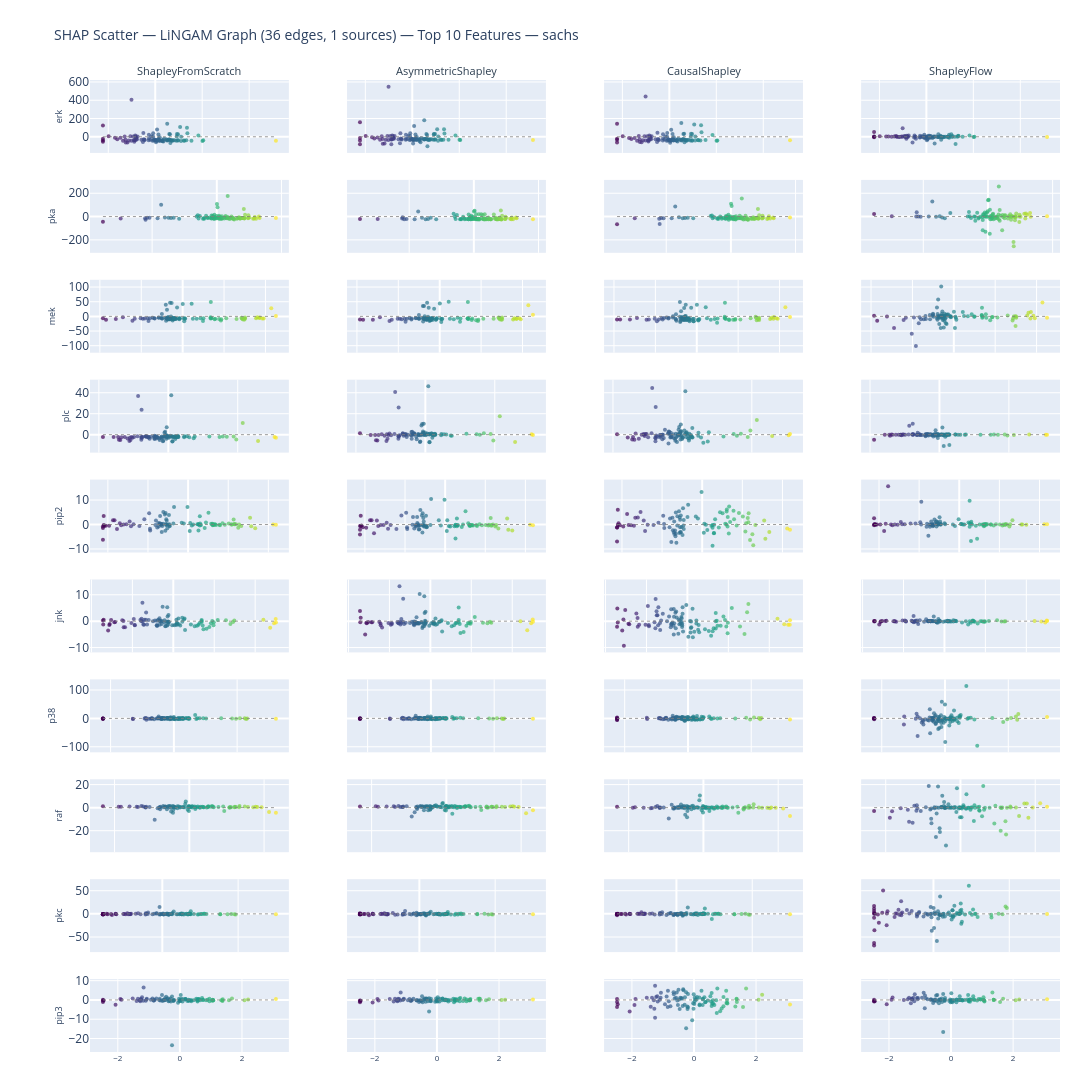

Notebook source saved alongside this figure:
### Markdown cell above
## 6. SHAP Scatter — LiNGAM Graph

### Code cell
LINGAM_SCATTER_METHODS = ['Scratch', 'Asymmetric (LiNGAM)', 'Causal (LiNGAM)', 'Flow (LiNGAM)']


def plot_shap_scatter_lingam(features=None):
    feat_idx, feat_labels = _resolve_features(features)
    title_tag = f'Top {N_TOP_FEATURES}' if features is None else f'{len(feat_labels)}'
    fig = make_shap_scatter_figure(
        methods        = LINGAM_SCATTER_METHODS,
        col_labels     = COL_LABELS,
        feature_idx    = feat_idx,
        feature_labels = feat_labels,
        x_test         = x_test,
        shap_data      = shap_data,
        title          = (
            f'SHAP Scatter — LiNGAM Graph ({lingam_edges} edges, {lingam_sources} sources) — '
            f'{title_tag} Features — {DATASET}'
        ),
        colors         = METHOD_COLORS,
    )
    fig.show()
    return fig


fig_scatter_lingam = plot_shap_scatter_lingam()
